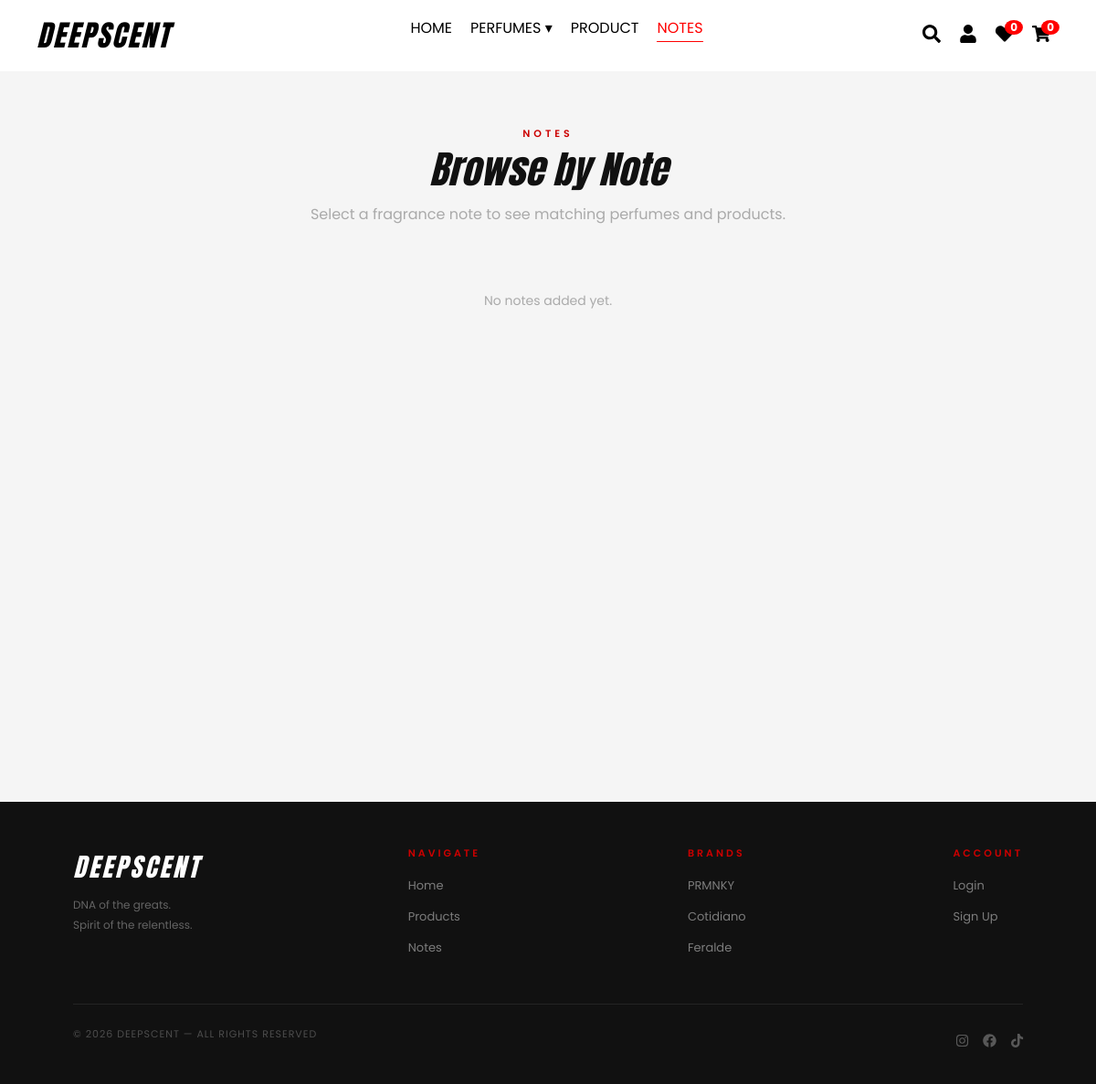
/notes, run on an earlier commit of the app's database.
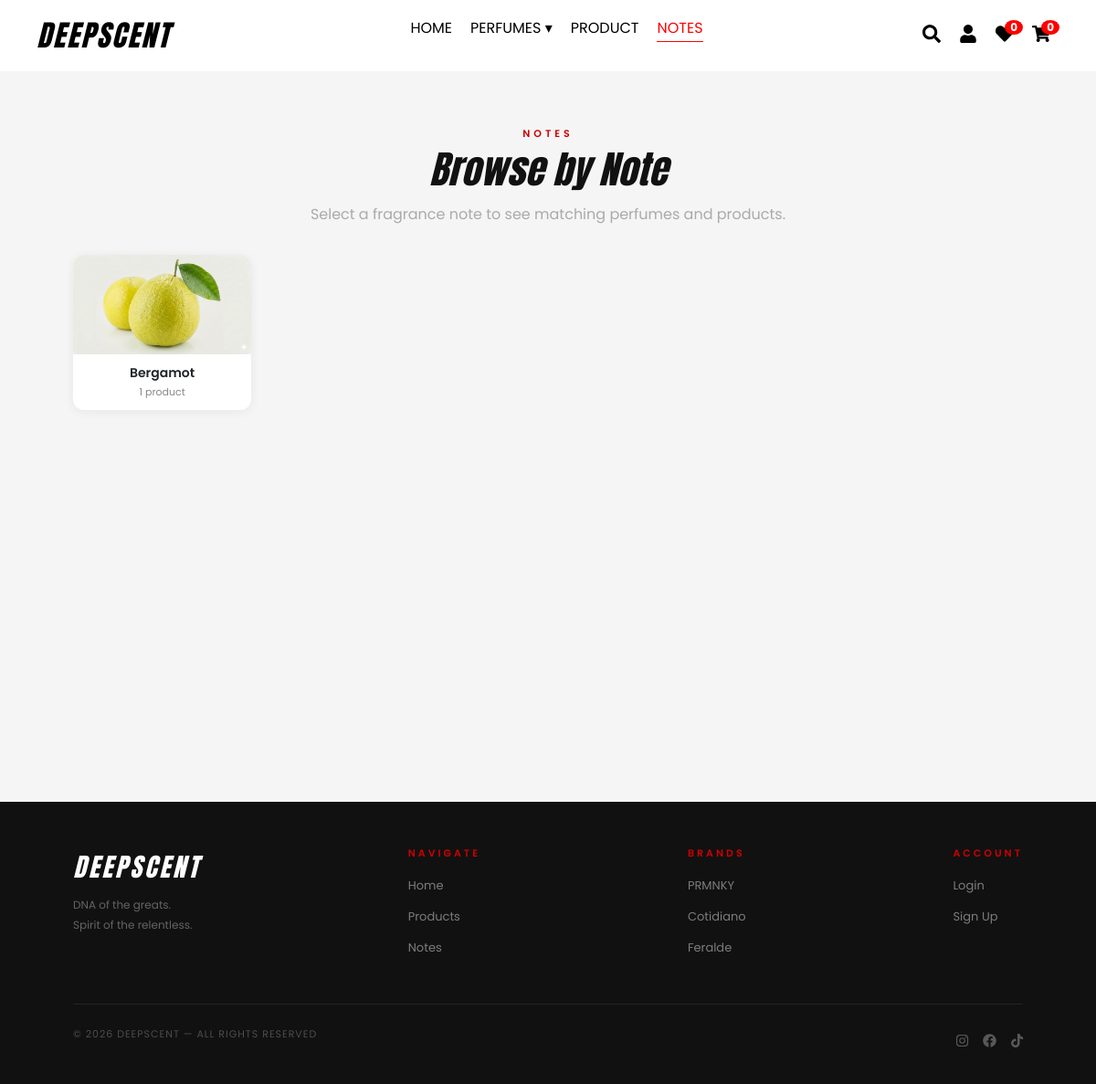
And on a later commit of the database.
### website/models.py (models this page shows)
class Brand(db.Model):
    id = db.Column(db.Integer, primary_key=True)
    name = db.Column(db.String(100), unique=True, nullable=False)
    logo = db.Column(db.String(150), nullable=True)

class Note(db.Model):
    id = db.Column(db.Integer, primary_key=True)
    name = db.Column(db.String(100), unique=True, nullable=False)
    image = db.Column(db.String(100), nullable=True)
    products = db.relationship('Product', backref='note', lazy=True)

### website/views.py (the view)
@views.route('/notes')
def notes():
    notes = Note.query.order_by(Note.name).all()
    return render_template('notes.html', notes=notes)

### website/templates/notes.html (shortened to what this page needs)
{% extends "base.html" %}
{% block content %}
<section class="notes-page">
    <div class="notes-header">
        {% if note %}
            <a href="{{ url_for('views.notes') }}" class="notes-back">← Back to notes</a>
            <div class="note-detail-top">
                <div>
                    <p class="section-label">NOTE</p>
                    <h1 class="note-title">{{ note.name }}</h1>
                </div>
                {% if note.image %}
                <div class="note-image-card">
                    <img src="{{ url_for('static', filename='uploads/' ~ note.image) }}" alt="{{ note.name }}">
                </div>
                {% endif %}
            </div>
            <p class="note-description">Products tagged with this note.</p>
        {% else %}
            <div>
                <p class="section-label">NOTES</p>
                <h1 class="note-title">Browse by Note</h1>
                <p class="empty-row-text" style="color:#aaa;margin-top:0;">Select a fragrance note to see matching perfumes and products.</p>
            </div>
        {% endif %}
    </div>
    {% if note %}
    <div class="products-grid">
        {% if products %}
            {% for product in products %}
            <a href="{{ url_for('views.product_detail', product_id=product.id) }}" class="product-card">
                <div class="product-card-img">
                    <img src="{{ url_for('static', filename='uploads/' ~ product.image) }}" alt="{{ product.name }}">
                </div>
                <div class="product-card-body">
                    <p class="product-card-brand">{{ product.brand }}</p>
                    <h3 class="product-card-name">{{ product.name }}</h3>
                    <p class="product-card-price">₱{{ "%.2f"|format(product.price * (1 - (product.discount or 0) / 100)) }}</p>
                </div>
            </a>
            {% endfor %}
        {% else %}
            <p class="empty-row">No products found for this note yet.</p>
        {% endif %}
    </div>
    {% else %}
    <div class="notes-grid">
        {% if notes %}
            {% for note in notes %}
            <a href="{{ url_for('views.note_products', note_id=note.id) }}" class="note-card">
                {% if note.image %}
                <div class="note-card-image"><img src="{{ url_for('static', filename='uploads/' ~ note.image) }}" alt="{{ note.name }}"></div>
                {% endif %}
                <div class="note-card-body">
                    <h3>{{ note.name }}</h3>
                    <p>{{ note.products | length }} product{{ 's' if note.products | length != 1 }}</p>
                </div>
            </a>
            {% endfor %}
        {% else %}
            <div class="empty-row" style="grid-column: 1 / -1;">
                <p class="empty-row-text">No notes added yet.</p>
            </div>
        {% endif %}
    </div>
    {% endif %}
</section>
{% endblock %}

### website/templates/base.html (shortened to what the changed rows need)
<!DOCTYPE html>
<html lang="en">
<head>
    <link rel="stylesheet" href="{{ url_for('static', filename='css/all.min.css') }}">
    <link rel="stylesheet" href="{{ url_for('static', filename='css/bootstrap.min.css') }}">
    <link rel="stylesheet" href="{{ url_for('static', filename='css/all.min.css') }}">
    <link rel="stylesheet" href="{{ url_for('static', filename='css/style.css') }}">
    <link rel="stylesheet" href="https://unpkg.com/leaflet@1.9.4/dist/leaflet.css">
</head>
<body>
    <main>
        {% block content %}{% endblock %}
    </main>
    <footer>
        <div class="footer-inner">
            <div class="footer-links">
                <ul>
                    {% for brand in g.brands %}
                    <li><a href="{{ url_for('views.perfumes', brand=brand.name) }}">{{ brand.name }}</a></li>
                    {% endfor %}
                </ul>
            </div>
        </div>
    </footer>
</body>
</html>

What changed in the data, as far as the page shows it:
added Note: image (picture), name "Bergamot", products|length "1"
Also different on the page:
text no longer shown: "No notes added yet."
